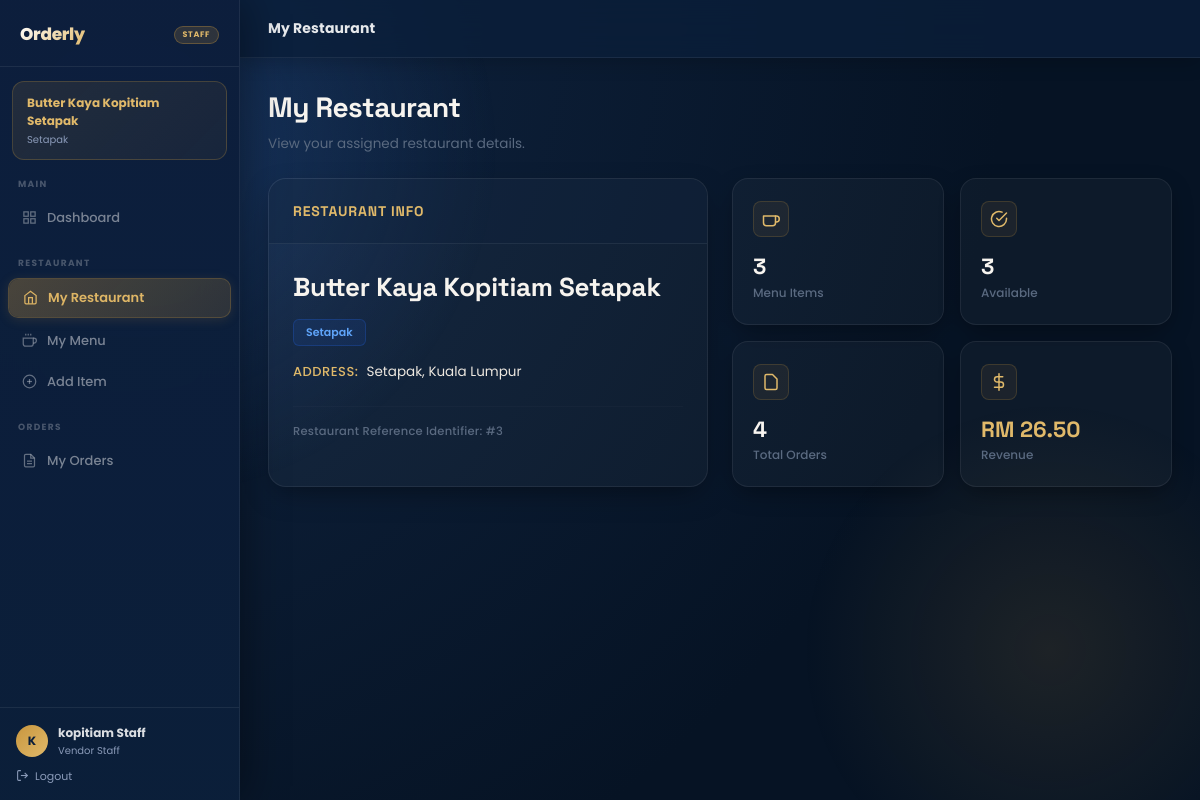
/my_restaurant.php (signed in), run on the app's committed database.
### tables this page shows
CREATE TABLE `restaurants` (
  `id` int(11) NOT NULL,
  `name` varchar(150) NOT NULL,
  `area` enum('Setapak','Wangsa Maju') NOT NULL,
  `address` varchar(255) DEFAULT NULL,
  `image` varchar(255) DEFAULT NULL,
  `created_at` timestamp NOT NULL DEFAULT current_timestamp()
);

### config.php (called while the page is built, shortened)
<?php
function h(string $s): string {
    return htmlspecialchars($s, ENT_QUOTES, 'UTF-8');
}
function isAdmin(): bool {
    return isset($_SESSION['role']) && $_SESSION['role'] === 'admin';
}
function getVendorRestaurantId(): int {
    return intval($_SESSION['restaurant_id'] ?? 0);
}

### my_restaurant.php (the view, shortened to what this page needs)
<?php
require_once 'config.php';
$vendorRestId = getVendorRestaurantId();
$rest = $conn->query("SELECT * FROM restaurants WHERE id='$vendorRestId'")->fetch_assoc();
$menuCount   = $conn->query("SELECT COUNT(*) FROM menu_items WHERE restaurant_id='$vendorRestId'")->fetch_row()[0];
$availCount  = $conn->query("SELECT COUNT(*) FROM menu_items WHERE restaurant_id='$vendorRestId' AND availability=1")->fetch_row()[0];
$orderCount  = $conn->query("SELECT COUNT(*) FROM orders WHERE restaurant_id='$vendorRestId'")->fetch_row()[0] ?? 0;
$revenue     = $conn->query("SELECT COALESCE(SUM(total_price),0) FROM orders WHERE restaurant_id='$vendorRestId' AND status='completed'")->fetch_row()[0] ?? 0;
$pageTitle  = 'My Restaurant';
$activePage = 'my_restaurant';
require_once 'vendor_header.php';
?>
<div class="page-header mb-4 animate-fadeUp">
  <p class="page-title" style="font-family:'Space Grotesk',sans-serif; font-weight:700; font-size:28px; color:var(--cream); margin:0; letter-spacing:-0.02em;">My Restaurant</p>
  <p class="page-sub" style="font-family:'Poppins',sans-serif; font-size:13.5px; color:var(--muted); margin-top:6px; margin-bottom:0;">View your assigned restaurant details.</p>
</div>
<div class="row g-4 animate-fadeUp" style="animation-delay: 0.1s;">
  <div class="col-lg-6">
    <div class="saas-glass-card h-100">
      <div class="saas-card-header">
        <span class="saas-card-title">Restaurant Info</span>
      </div>
      <div class="saas-card-body" style="padding: 24px;">
        <div style="font-family:'Space Grotesk',sans-serif; font-size:26px; font-weight:700; color:var(--cream); margin-bottom:12px; letter-spacing:-0.01em;"><?= h($rest['name']) ?></div>
        <div style="margin-bottom:16px;">
          <span class="saas-badge-pill bp-blue"><?= h($rest['area']) ?></span>
        </div>
        <?php if ($rest['address']): ?>
        <div style="display:flex; gap:8px; margin-top:16px;">
          <span style="font-size:13px; color:var(--gold-lt); font-family:'Poppins',sans-serif; font-weight:500; text-transform:uppercase; letter-spacing:0.04em;">Address:</span>
          <p style="font-family:'Poppins',sans-serif; font-size:13.5px; color:var(--cream-dk); margin:0; line-height:1.5; flex:1;"><?= h($rest['address']) ?></p>
        </div>
        <?php endif; ?>
        <hr style="border-top:1px solid var(--glass-border); border-bottom:none; border-left:none; border-right:none; margin:24px 0 16px 0;">
        <p style="font-family:'Poppins',sans-serif; font-size:11.5px; color:var(--muted); margin:0; font-weight:500; letter-spacing:0.02em;">Restaurant Reference Identifier: #<?= $rest['id'] ?></p>
      </div>
    </div>
  </div>
  <div class="col-lg-6">
    <div class="row g-3">
      <div class="col-6">
        <div class="saas-stat-card">
          <div class="saas-stat-icon">
            <svg viewBox="0 0 24 24"><path d="M18 8h1a4 4 0 010 8h-1"/><path d="M2 8h16v9a4 4 0 01-4 4H6a4 4 0 01-4-4V8z"/></svg>
          </div>
          <div class="saas-stat-val"><?= $menuCount ?></div>
          <div class="saas-stat-lbl">Menu Items</div>
        </div>
      </div>
      <div class="col-6">
        <div class="saas-stat-card">
          <div class="saas-stat-icon">
            <svg viewBox="0 0 24 24"><path d="M22 11.08V12a10 10 0 11-5.93-9.14"/><polyline points="22 4 12 14.01 9 11.01"/></svg>
          </div>
          <div class="saas-stat-val"><?= $availCount ?></div>
          <div class="saas-stat-lbl">Available</div>
        </div>
      </div>
      <div class="col-6">
        <div class="saas-stat-card">
          <div class="saas-stat-icon">
            <svg viewBox="0 0 24 24"><path d="M14 2H6a2 2 0 00-2 2v16a2 2 0 002 2h12a2 2 0 002-2V8z"/></svg>
          </div>
          <div class="saas-stat-val"><?= $orderCount ?></div>
          <div class="saas-stat-lbl">Total Orders</div>
        </div>
      </div>
      <div class="col-6">
        <div class="saas-stat-card">
          <div class="saas-stat-icon">
            <svg viewBox="0 0 24 24"><line x1="12" y1="1" x2="12" y2="23"/><path d="M17 5H9.5a3.5 3.5 0 000 7h5a3.5 3.5 0 010 7H6"/></svg>
          </div>
          <div class="saas-stat-val" style="color:var(--gold-lt);">RM <?= number_format($revenue,2) ?></div>
          <div class="saas-stat-lbl">Revenue</div>
        </div>
      </div>
    </div>
  </div>
</div>
<?php require_once 'includes/footer.php'; ?>

### vendor_header.php (shortened to what this page needs)
<?php
$vendorRestId = getVendorRestaurantId();
$myRest = $vendorRestId ? $conn->query("SELECT name, area FROM restaurants WHERE id='$vendorRestId'")->fetch_assoc() : null;
?>
<!DOCTYPE html>
<html lang="en">
<head>
<link href="https://cdn.jsdelivr.net/npm/bootstrap@5.3.0/dist/css/bootstrap.min.css" rel="stylesheet"/>
</head>
<body>
<nav class="sidebar">
 <div class="sidebar-logo">
 <span class="logo-text">Orderly</span>
 <span class="role-tag">STAFF</span>
 </div>
 <?php if ($myRest): ?>
 <div class="rest-chip">
 <div class="rest-chip-name"> <?= h($myRest['name']) ?></div>
 <div class="rest-chip-area"> <?= h($myRest['area']) ?></div>
 </div>
 <?php endif; ?>
 <div class="nav-section">Main</div>
 <a href="dashboard.php" class="nav-item <?= $activePage==='dashboard'?'active':'' ?>">
 <svg viewBox="0 0 24 24" fill="none" stroke="currentColor" stroke-width="2"><rect x="3" y="3" width="7" height="7"/><rect x="14" y="3" width="7" height="7"/><rect x="14" y="14" width="7" height="7"/><rect x="3" y="14" width="7" height="7"/></svg>
 Dashboard
 </a>
 <div class="nav-section">Restaurant</div>
 <a href="my_restaurant.php" class="nav-item <?= $activePage==='my_restaurant'?'active':'' ?>">
 <svg viewBox="0 0 24 24" fill="none" stroke="currentColor" stroke-width="2"><path d="M3 9l9-7 9 7v11a2 2 0 01-2 2H5a2 2 0 01-2-2z"/><polyline points="9 22 9 12 15 12 15 22"/></svg>
 My Restaurant
 </a>
 <a href="manage_menu.php" class="nav-item <?= $activePage==='manage_menu'?'active':'' ?>">
 <svg viewBox="0 0 24 24" fill="none" stroke="currentColor" stroke-width="2"><path d="M18 8h1a4 4 0 010 8h-1"/><path d="M2 8h16v9a4 4 0 01-4 4H6a4 4 0 01-4-4V8z"/><line x1="6" y1="1" x2="6" y2="4"/><line x1="10" y1="1" x2="10" y2="4"/><line x1="14" y1="1" x2="14" y2="4"/></svg>
 My Menu
 </a>
 <a href="add_menu.php" class="nav-item <?= $activePage==='add_menu'?'active':'' ?>">
 <svg viewBox="0 0 24 24" fill="none" stroke="currentColor" stroke-width="2"><circle cx="12" cy="12" r="10"/><line x1="12" y1="8" x2="12" y2="16"/><line x1="8" y1="12" x2="16" y2="12"/></svg>
 Add Item
 </a>
 <div class="nav-section">Orders</div>
 <a href="my_orders.php" class="nav-item <?= $activePage==='orders'?'active':'' ?>">
 <svg viewBox="0 0 24 24" fill="none" stroke="currentColor" stroke-width="2"><path d="M14 2H6a2 2 0 00-2 2v16a2 2 0 002 2h12a2 2 0 002-2V8z"/><polyline points="14 2 14 8 20 8"/><line x1="16" y1="13" x2="8" y2="13"/><line x1="16" y1="17" x2="8" y2="17"/></svg>
 My Orders
 </a>
 <div class="sidebar-bottom">
 <div style="display:flex;align-items:center;gap:10px;margin-bottom:4px;">
 <div style="width:32px;height:32px;border-radius:50%;background:linear-gradient(135deg,var(--gold),var(--gold-lt));display:flex;align-items:center;justify-content:center;font-size:12px;font-weight:700;color:var(--navy);flex-shrink:0;">
 <?= strtoupper(substr($_SESSION['name'],0,1)) ?>
 </div>
 <div>
 <div class="user-name"><?= h($_SESSION['name']) ?></div>
 <div class="user-role">Vendor Staff</div>
 </div>
 </div>
 <a href="logout.php" class="logout-btn">
 <svg width="13" height="13" viewBox="0 0 24 24" fill="none" stroke="currentColor" stroke-width="2"><path d="M9 21H5a2 2 0 01-2-2V5a2 2 0 012-2h4"/><polyline points="16 17 21 12 16 7"/><line x1="21" y1="12" x2="9" y2="12"/></svg>
 Logout
 </a>
 </div>
</nav>
<div class="main">
 <div class="topbar">
 <span class="topbar-title"><?= h($pageTitle ?? 'Dashboard') ?></span>
 </div>
 <div class="content">

### my_restaurant.php (style rules this page uses)
:root { --navy: #0b1f3a; --navy-md: #132d52; --navy-lt: #1e4175; --gold: #c8963e; --gold-lt: #e0b96a; --cream: #f7f4ef; --cream-dk: #ede8e0; --text: #1a2535; --muted: #5a6a80; --success: #16a34a; --danger: #dc2626; --warning: #f59e0b; --info: #2563eb; --glass-bg: rgba(255, 255, 255, 0.03); --glass-border: rgba(255, 255, 255, 0.07); }
body { background: radial-gradient(circle at 0% 0%, #112746 0%, #061324 70%) !important; font-family: 'Poppins', sans-serif !important; color: var(--cream); }
.animate-fadeUp { animation: saasElementFadeUp 0.6s cubic-bezier(0.16, 1, 0.3, 1) both; }
.saas-glass-card { background: var(--glass-bg); backdrop-filter: blur(16px); -webkit-backdrop-filter: blur(16px); border: 1px solid var(--glass-border); border-radius: 18px; box-shadow: 0 10px 30px -10px rgba(0, 0, 0, 0.5); transition: transform 0.3s cubic-bezier(0.2, 0.8, 0.2, 1), box-shadow 0.3s ease, border-color 0.3s ease; overflow: hidden; }
.saas-card-header { padding: 20px 24px; border-bottom: 1px solid var(--glass-border); background: rgba(11, 31, 58, 0.3); }
.saas-card-title { font-family: 'Space Grotesk', sans-serif; font-weight: 700; font-size: 14px; text-transform: uppercase; letter-spacing: 0.06em; color: var(--gold-lt); }
.saas-stat-card { background: var(--glass-bg); backdrop-filter: blur(16px); -webkit-backdrop-filter: blur(16px); border: 1px solid var(--glass-border); border-radius: 16px; padding: 22px 20px; display: flex; flex-direction: column; position: relative; box-shadow: 0 8px 25px -5px rgba(0, 0, 0, 0.4); transition: all 0.3s cubic-bezier(0.16, 1, 0.3, 1); }
.saas-stat-icon { width: 36px; height: 36px; border-radius: 8px; background: rgba(200, 150, 62, 0.08); border: 1px solid rgba(200, 150, 62, 0.2); display: flex; align-items: center; justify-content: center; margin-bottom: 16px; transition: all 0.3s ease; }
.saas-stat-icon svg { width: 18px; height: 18px; fill: none; stroke: var(--gold-lt); stroke-width: 2; stroke-linecap: round; stroke-linejoin: round; transition: all 0.3s ease; }
.saas-stat-val { font-family: 'Space Grotesk', sans-serif; font-weight: 700; font-size: 22px; color: var(--cream); line-height: 1.2; }
.saas-stat-lbl { font-family: 'Poppins', sans-serif; font-size: 12px; font-weight: 500; color: var(--muted); margin-top: 4px; }
.saas-badge-pill { display: inline-flex; align-items: center; padding: 4px 12px; border-radius: 6px; font-family: 'Poppins', sans-serif; font-size: 11px; font-weight: 600; border: 1px solid transparent; }
.bp-blue { background: rgba(37, 99, 235, 0.1); color: #60a5fa; border-color: rgba(37, 99, 235, 0.25); }

### data on the page
restaurants: name "Butter Kaya Kopitiam Setapak", area "Setapak", address "Setapak, Kuala Lumpur", id "3"

### other printed values
substr($_SESSION['name'],0,1) "K"
$_SESSION['name'] "kopitiam Staff"
$pageTitle "My Restaurant"
$menuCount "3"
$availCount "3"
$orderCount "4"
$revenue "26.50"
